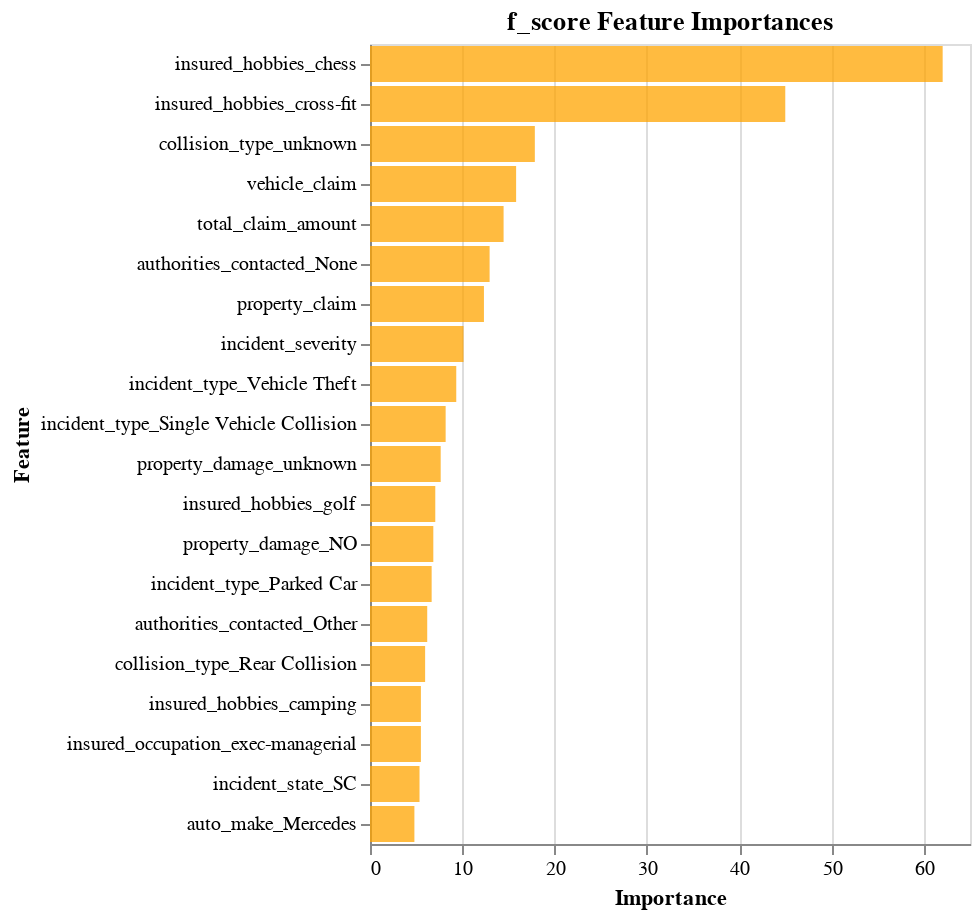

The notebook cell this image was saved under:
### Code cell
feature_selection_plot(x_train, y_train)

### Figure 1 — Vega-Lite specification as saved in the notebook (floating-point values rounded to 4 significant figures)
{"config": {"view": {"continuousWidth": 400, "continuousHeight": 300}}, "data": {"name": "data-1c0238d398d060ca11338cbd78df94ad"}, "mark": {"type": "bar", "color": "orange", "opacity": 0.75}, "encoding": {"x": {"field": "importances", "title": "Importance", "type": "quantitative"}, "y": {"axis": {"labelAngle": 0}, "field": "features", "sort": null, "title": "Feature", "type": "nominal"}}, "title": "f_score Feature Importances", "width": 300, "$schema": "https://vega.github.io/schema/vega-lite/v4.17.0.json", "datasets": {"data-1c0238d398d060ca11338cbd78df94ad": [{"features": "insured_hobbies_chess", "importances": 62.04}, {"features": "insured_hobbies_cross-fit", "importances": 44.99}, {"features": "collision_type_unknown", "importances": 17.86}, {"features": "vehicle_claim", "importances": 15.83}, {"features": "total_claim_amount", "importances": 14.47}, {"features": "authorities_contacted_None", "importances": 12.96}, {"features": "property_claim", "importances": 12.34}, {"features": "incident_severity", "importances": 10.13}, {"features": "incident_type_Vehicle Theft", "importances": 9.344}, {"features": "incident_type_Single Vehicle Collision", "importances": 8.195}, {"features": "property_damage_unknown", "importances": 7.658}, {"features": "insured_hobbies_golf", "importances": 7.073}, {"features": "property_damage_NO", "importances": 6.859}, {"features": "incident_type_Parked Car", "importances": 6.679}, {"features": "authorities_contacted_Other", "importances": 6.199}, {"features": "collision_type_Rear Collision", "importances": 5.971}, {"features": "insured_hobbies_camping", "importances": 5.516}, {"features": "insured_occupation_exec-managerial", "importances": 5.516}, {"features": "incident_state_SC", "importances": 5.365}, {"features": "auto_make_Mercedes", "importances": 4.81}]}}
